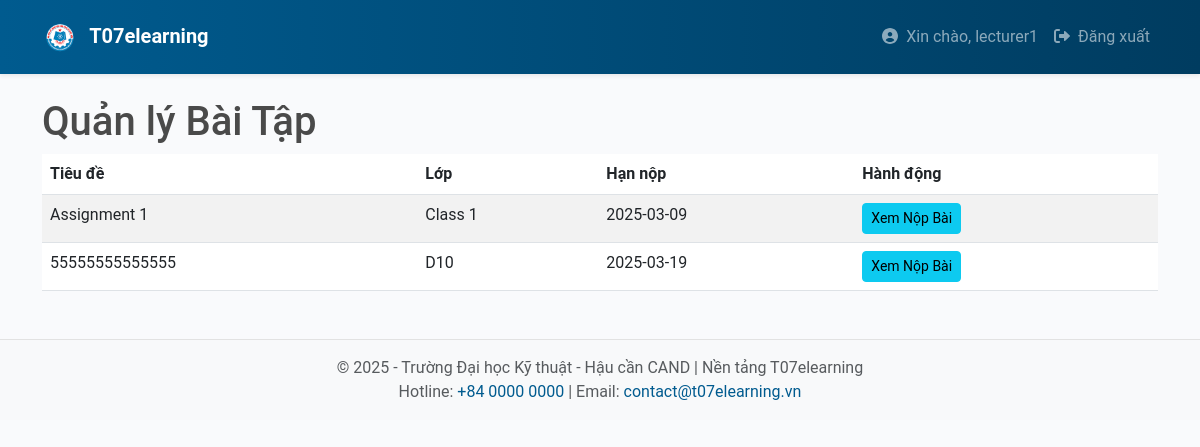
Before: /lecturer/manage_assignments (signed in) with the older database file.
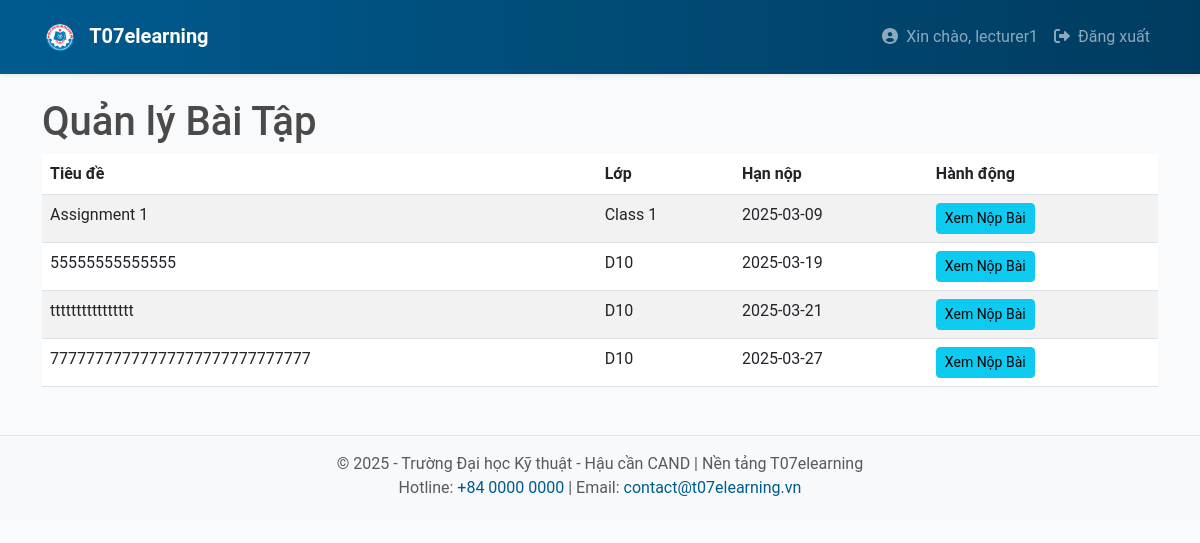
After: the same page with the newer database file.
### app/models.py (models this page shows, shortened)
class Assignment(db.Model):
    __tablename__ = 'assignments'
    id = db.Column(db.Integer, primary_key=True)
    class_id = db.Column(db.Integer, db.ForeignKey('classes.id'), nullable=False)
    title = db.Column(db.String(128), nullable=False)
    description = db.Column(db.Text, nullable=True)
    due_date = db.Column(db.DateTime, nullable=False)
    max_attempts = db.Column(db.Integer, default=1)
    created_on = db.Column(db.DateTime, default=datetime.utcnow)
    attachment_url = db.Column(db.String(512), nullable=True)
    class_link = db.Column(db.String(256), nullable=True)  # New field for class link
    lecturer_id = db.Column(db.Integer, db.ForeignKey('users.id'), nullable=False)
    deadline_duration = db.Column(db.Integer, nullable=False, default=0)
    submissions = db.relationship('Submission', back_populates='assignment')

class Class(db.Model):
    __tablename__ = 'classes'
    id = db.Column(db.Integer, primary_key=True)
    name = db.Column(db.String(128), nullable=False)
    description = db.Column(db.Text, nullable=True)
    created_on = db.Column(db.DateTime, default=datetime.utcnow)
    enrollments = db.relationship('Enrollment', back_populates='class_')
    assignments = db.relationship('Assignment', backref='class', lazy='dynamic')

### app/lecturer/routes.py (the view)
@bp.route('/manage_assignments', methods=['GET'])
@login_required
def manage_assignments():
    if not current_user.is_lecturer():
        flash('Bạn không có quyền truy cập trang này.')
        return redirect(url_for('main.index'))
    assignments = Assignment.query.filter_by(lecturer_id=current_user.id).all()
    return render_template('lecturer/manage_assignments.html', assignments=assignments)

### app/models.py (called while the page is built)
    def is_lecturer(self):
        return any(role.name == 'lecturer' for role in self.roles)

### app/templates/lecturer/manage_assignments.html (shortened to what this page needs)
{% extends "base.html" %}
{% block content %}
<h1>Quản lý Bài Tập</h1>
<table class="table table-striped">
    <thead>
        <tr>
            <th>Tiêu đề</th>
            <th>Lớp</th>
            <th>Hạn nộp</th>
            <th>Hành động</th>
        </tr>
    </thead>
    <tbody>
        {% for assignment in assignments %}
        <tr>
            <td>{{ assignment.title }}</td>
            <td>{{ assignment.class.name }}</td>
            <td>{{ assignment.due_date.strftime('%Y-%m-%d') }}</td>
            <td>
                <a href="{{ url_for('lecturer.view_submissions', assignment_id=assignment.id) }}" class="btn btn-info btn-sm">Xem Nộp Bài</a>
            </td>
        </tr>
        {% endfor %}
    </tbody>
</table>
{% endblock %}

Changed rows visible on the page:
added Assignment: title "tttttttttttttttt", class.name "D10", due_date "2025-03-21"
added Assignment: title "77777777777777777777777777777", class.name "D10", due_date "2025-03-27"
